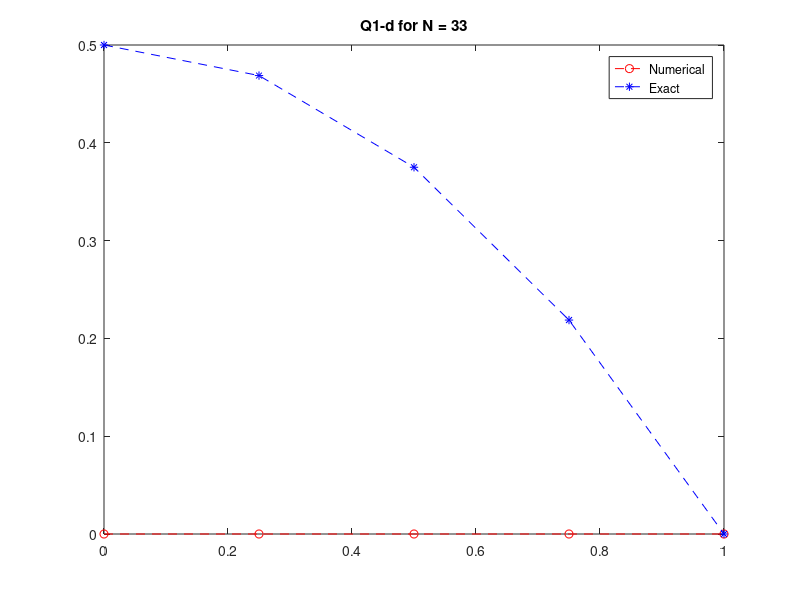

The MATLAB source for this figure:
clc
clear all

n = input('Enter the number of grid points: ') ;
method = input('Enter \n1 for Gauss-Siedel Method \n2 for Gaussian Elimination\n ');

T = zeros (n,1) ;

delta_x = 1/(n-1) ;
x = zeros (n,1) ;
for i=1:n
    x(i) = (i-1)*delta_x ;
end

T_exact = zeros(n,1) ;
for i=1:n
    T_exact(i) = (1-(x(i)^2))/2 ;
end

switch method
    
    case 1
        %-----Gauss-Seidel Method-----%
        
        T_new = zeros (n,1) ;
        k=0;
        err=1;
        
        while err > 10^(-6)
            
            k=k+1;
            
            for i=2:n-1
                T_new(i) = ((delta_x^2) + T_new(i-1) + T(i+1)) / 2 ;
            end
            T_new(1) = T_new(2);
            err = abs(max( T_new - T ))
            T = T_new ;
            
            if k>2000
                break
            end
        end
    
    case 2
        %-----Gaussian Elimination-----%
        
        A = zeros(n-2) ;
        b = zeros(n-2,1) ;
        
        for i=1:n-2
            if i==1
                A(i,i) = -1;
                A(i,i+1) = 1;
                b(i) = -(delta_x^2) ;
            elseif i==n-2
                A(i,i-1) = 1;
                A(i,i) = -2;
                b(i) = -(delta_x^2)-T(i) ;
            else
                A(i,i-1) = 1;
                A(i,i) = -2;
                A(i,i+1) = 1;
                b(i) = -(delta_x^2) ;
            end
        end
        
        X =zeros(n-2,1);
        for k=1:n-2
            for i=k+1:n-2
                m(i,k)=A(i,k)/A(k,k);
                for j=k:n-2
                    A(i,j) = A(i,j) - (m(i,k)*A(k,j));
                end
                b(i) = b(i)-(m(i,k)*b(k));
            end
        end
        
        X(n-2) = b(n-2)/A(n-2,n-2);
        for k = n-3:-1:1
            sum = 0;
            for j = k+1:n-2
                sum = sum + (X(j)*A(k,j));
            end
            X(k) = (b(k)-sum)/A(k,k);
        end
        
        for i=1:n-2
            T(i+1) = X(i);
        end
        T(1)=T(2);
    otherwise fprintf('Not a valid option')
end

plot(x,T,'r--o');
 hold on 
 plot(x,T_exact,'b--*');
 legend('Numerical','Exact');
 title('Q1-d for N = 33');